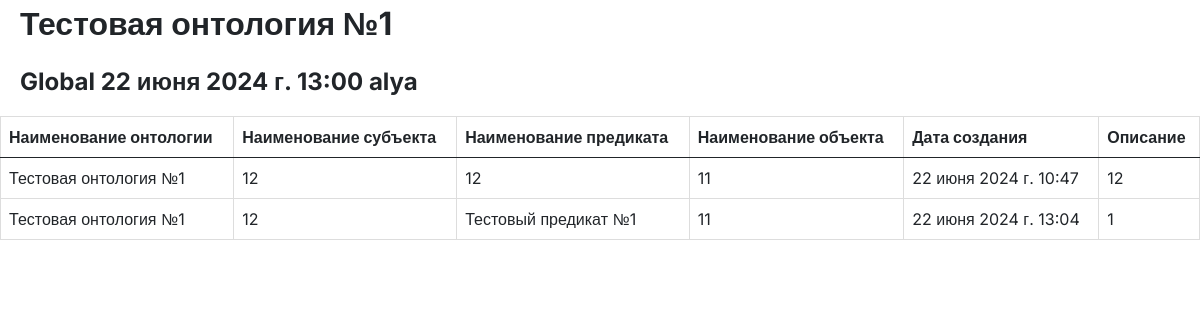
Before: /ontology/1/ with the older database file.
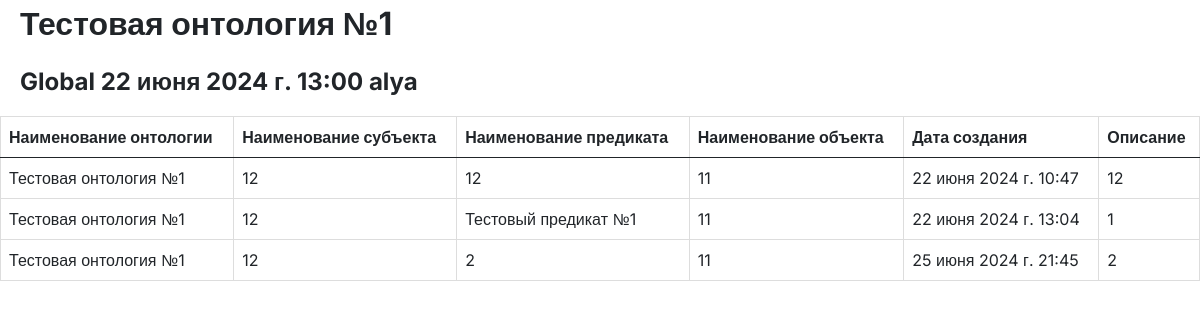
After: the same page with the newer database file.
### ontology_auth/models.py (models this page shows, shortened)
class rdf_type(models.Model):
    name=models.CharField(max_length=100)
    uri=models.CharField(max_length=100)
    description=models.TextField()
    created_at=models.DateTimeField(default=timezone.now)
    ontology=models.ForeignKey(
        Ontology,
        related_name='ontology',
        on_delete=models.CASCADE
        )
    subject=models.ForeignKey(
        Subject,
        related_name='ontology',
        on_delete=models.SET_NULL,
        blank=True,
        null=True
        )
    object=models.ForeignKey(
        Object,
        related_name='ontology',
        on_delete=models.SET_NULL,
        blank=True,
        null=True
        )

class Ontology(models.Model):
    ACCESS_CHOICES=[
        ('Global', 'Общедоступная'),
        ('Private', 'Приватная'),
        ]
    name=models.CharField(max_length=100, verbose_name=('Наименование онтологии'))
    access=models.CharField(
        max_length=50,
        choices=ACCESS_CHOICES,
        default='Global',
        verbose_name=('Доступность')
        )
    created_at = models.DateTimeField(default=timezone.now, verbose_name=('Дата создания'))
    owner=models.ForeignKey(
        User,
        related_name='ontology',
        on_delete=models.SET_NULL,
        null=True,
        blank=True,
        verbose_name=('Владелец')
        )
    def __str__(self):
        return self.name

class Subject(models.Model):
    name=models.CharField(max_length=100)
    uri=models.CharField(max_length=100)
    description=models.TextField()
    created_at=models.DateTimeField(default=timezone.now)
    def __str__(self):
        return self.uri

class Object(models.Model):
    name=models.CharField(max_length=100)
    uri=models.CharField(max_length=100)
    description=models.TextField()
    created_at=models.DateTimeField(default=timezone.now)
    def __str__(self):
        return self.uri

### ontology_auth/views.py (the view)
# urls.py: path('ontology/<int:ontology_id>/',ontology_detail,name='ontology_detail'),
def ontology_detail(request, ontology_id):
    ontology_cur= get_object_or_404(Ontology, id=ontology_id)
    rdf_types=rdf_type.objects.filter(ontology=ontology_cur)
    context= {'rdf_types': rdf_types, 'ontology': ontology_cur}
    return render(request, "ontology_auth/ontology_detail.html", context)

### ontology_auth/templates/ontology_auth/ontology_detail.html (shortened to what this page needs)
<!DOCTYPE html>
{% load static %}
<html lang="en">
<head>
    <link rel="stylesheet" href="{% static 'ontology_auth/style_ontology_list.css' %}">
    <link href="https://cdn.jsdelivr.net/npm/bootstrap@5.0.2/dist/css/bootstrap.min.css" rel="stylesheet"
>
</head>
<body>
    <div class="name_wrapper">
        <div class="title_weapper inter-fz fs-2" style="margin-left:20px;" >
            <p class="title_weapper inter-fz fs-2">{{ ontology.name }}</p>
            <p class="title_weapper inter-fz fs-4">{{ ontology.access }}  {{ ontology.created_at }}  {{ ontology.owner }}</p>
        </div>
    </div>
{% block content %}
<table class="table">
    <thead class="inter-fz">
		<tr>
            <th>Наименование онтологии</th>
            <th>Наименование субъекта</th>
			<th>Наименование предиката</th>
            <th>Наименование объекта</th>
			<th>Дата создания</th>
			<th>Описание</th>
		</tr>
	</thead>
{% for rdf_type in rdf_types %}
        <div class="inter-fz" gap="20px">
            <tr onclick="window.location.href='/ontology/{{ ontology.id }}'; return false">
                <td class="inter-fz-1">{{rdf_type.ontology}}</td>
                <td class="inter-fz-1">{{rdf_type.subject}}</td>
                <td class="inter-fz-1" >{{rdf_type.name}}</td>
                <td class="inter-fz-1">{{rdf_type.object}}</td>
                <td class="inter-fz-1">{{rdf_type.created_at}}</td>
                <td class="inter-fz-1">{{rdf_type.description}}</td>
            </tr>
        </div>
{% endfor %}
{% endblock %}
</table>
</body>
</html>

Changed rows visible on the page:
added rdf_type: ontology "Тестовая онтология №1", subject "12", name "2", object "11", created_at "25 июня 2024 г. 21:45", description "2"
